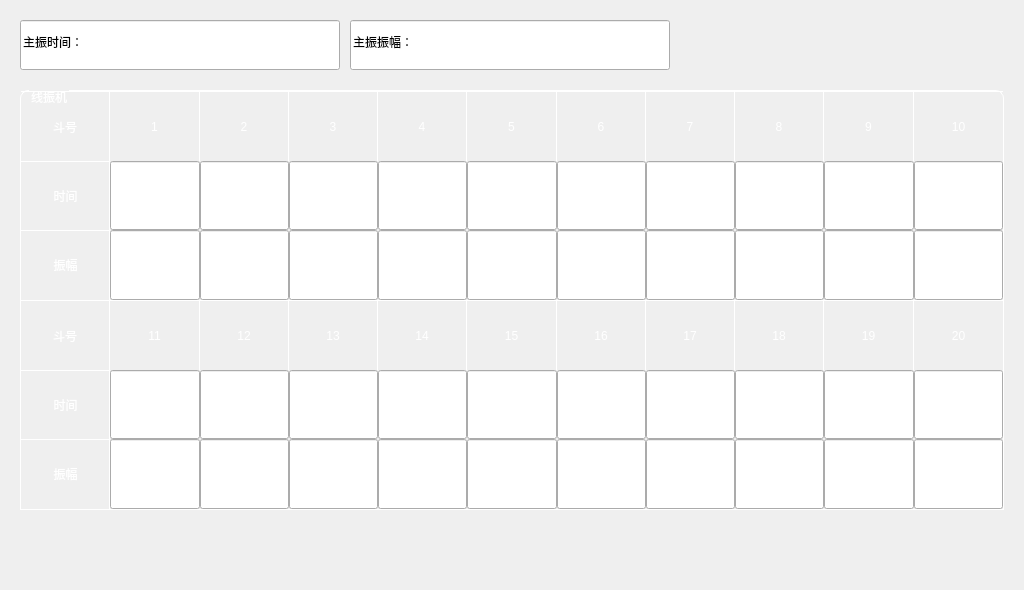
<?xml version="1.0" encoding="UTF-8"?>
<ui version="4.0">
 <class>FormMenuPSetVib</class>
 <widget class="QWidget" name="FormMenuPSetVib">
  <property name="geometry">
   <rect>
    <x>0</x>
    <y>0</y>
    <width>1024</width>
    <height>590</height>
   </rect>
  </property>
  <property name="windowTitle">
   <string>FormMenuPSetVib</string>
  </property>
  <widget class="QImageLineEdit" name="zz_sj">
   <property name="geometry">
    <rect>
     <x>20</x>
     <y>20</y>
     <width>320</width>
     <height>50</height>
    </rect>
   </property>
   <property name="whatsThis">
    <string>主振时间：?</string>
   </property>
   <property name="text">
    <string>主振时间：</string>
   </property>
  </widget>
  <widget class="QImageLineEdit" name="zz_zf">
   <property name="geometry">
    <rect>
     <x>350</x>
     <y>20</y>
     <width>320</width>
     <height>50</height>
    </rect>
   </property>
   <property name="whatsThis">
    <string>主振振幅：?</string>
   </property>
   <property name="text">
    <string>主振振幅：</string>
   </property>
  </widget>
  <widget class="QGroupBox" name="groupBox">
   <property name="geometry">
    <rect>
     <x>20</x>
     <y>90</y>
     <width>984</width>
     <height>420</height>
    </rect>
   </property>
   <property name="styleSheet">
    <string notr="true">QGroupBox {
color: white;
border: 1px solid white;
border-top-left-radius:8px;
border-top-right-radius:8px;
margin-top: 0.5em;
padding-top: 0.6em;
}
QGroupBox::title {
subcontrol-origin: margin;
left: 9px;
}</string>
   </property>
   <property name="title">
    <string>线振机</string>
   </property>
   <layout class="QVBoxLayout" name="verticalLayout">
    <property name="spacing">
     <number>0</number>
    </property>
    <property name="leftMargin">
     <number>0</number>
    </property>
    <property name="topMargin">
     <number>0</number>
    </property>
    <property name="rightMargin">
     <number>0</number>
    </property>
    <property name="bottomMargin">
     <number>0</number>
    </property>
    <item>
     <widget class="QWidget" name="widget" native="true">
      <property name="styleSheet">
       <string notr="true">QLabel, QPushButton {
border-top: 1px solid white;
border-right: 1px solid white;
color: white;
}</string>
      </property>
      <layout class="QGridLayout" name="gridLayout">
       <property name="leftMargin">
        <number>0</number>
       </property>
       <property name="topMargin">
        <number>0</number>
       </property>
       <property name="rightMargin">
        <number>0</number>
       </property>
       <property name="bottomMargin">
        <number>0</number>
       </property>
       <property name="spacing">
        <number>0</number>
       </property>
       <item row="0" column="2">
        <widget class="QLabel" name="dn_2">
         <property name="text">
          <string>2</string>
         </property>
         <property name="alignment">
          <set>Qt::AlignCenter</set>
         </property>
        </widget>
       </item>
       <item row="0" column="8">
        <widget class="QLabel" name="dn_8">
         <property name="text">
          <string>8</string>
         </property>
         <property name="alignment">
          <set>Qt::AlignCenter</set>
         </property>
        </widget>
       </item>
       <item row="0" column="6">
        <widget class="QLabel" name="dn_6">
         <property name="text">
          <string>6</string>
         </property>
         <property name="alignment">
          <set>Qt::AlignCenter</set>
         </property>
        </widget>
       </item>
       <item row="5" column="8">
        <widget class="QLineEdit" name="xz_zf_18">
         <property name="sizePolicy">
          <sizepolicy hsizetype="Ignored" vsizetype="Preferred">
           <horstretch>0</horstretch>
           <verstretch>0</verstretch>
          </sizepolicy>
         </property>
         <property name="alignment">
          <set>Qt::AlignCenter</set>
         </property>
        </widget>
       </item>
       <item row="5" column="10">
        <widget class="QLineEdit" name="xz_zf_20">
         <property name="sizePolicy">
          <sizepolicy hsizetype="Ignored" vsizetype="Preferred">
           <horstretch>0</horstretch>
           <verstretch>0</verstretch>
          </sizepolicy>
         </property>
         <property name="alignment">
          <set>Qt::AlignCenter</set>
         </property>
        </widget>
       </item>
       <item row="4" column="4">
        <widget class="QLineEdit" name="xz_sj_14">
         <property name="sizePolicy">
          <sizepolicy hsizetype="Ignored" vsizetype="Preferred">
           <horstretch>0</horstretch>
           <verstretch>0</verstretch>
          </sizepolicy>
         </property>
         <property name="alignment">
          <set>Qt::AlignCenter</set>
         </property>
        </widget>
       </item>
       <item row="3" column="5">
        <widget class="QLabel" name="dn_15">
         <property name="text">
          <string>15</string>
         </property>
         <property name="alignment">
          <set>Qt::AlignCenter</set>
         </property>
        </widget>
       </item>
       <item row="2" column="9">
        <widget class="QLineEdit" name="xz_zf_9">
         <property name="sizePolicy">
          <sizepolicy hsizetype="Ignored" vsizetype="Preferred">
           <horstretch>0</horstretch>
           <verstretch>0</verstretch>
          </sizepolicy>
         </property>
         <property name="alignment">
          <set>Qt::AlignCenter</set>
         </property>
        </widget>
       </item>
       <item row="4" column="10">
        <widget class="QLineEdit" name="xz_sj_20">
         <property name="sizePolicy">
          <sizepolicy hsizetype="Ignored" vsizetype="Preferred">
           <horstretch>0</horstretch>
           <verstretch>0</verstretch>
          </sizepolicy>
         </property>
         <property name="alignment">
          <set>Qt::AlignCenter</set>
         </property>
        </widget>
       </item>
       <item row="0" column="3">
        <widget class="QLabel" name="dn_3">
         <property name="text">
          <string>3</string>
         </property>
         <property name="alignment">
          <set>Qt::AlignCenter</set>
         </property>
        </widget>
       </item>
       <item row="1" column="7">
        <widget class="QLineEdit" name="xz_sj_7">
         <property name="sizePolicy">
          <sizepolicy hsizetype="Ignored" vsizetype="Preferred">
           <horstretch>0</horstretch>
           <verstretch>0</verstretch>
          </sizepolicy>
         </property>
         <property name="alignment">
          <set>Qt::AlignCenter</set>
         </property>
        </widget>
       </item>
       <item row="2" column="6">
        <widget class="QLineEdit" name="xz_zf_6">
         <property name="sizePolicy">
          <sizepolicy hsizetype="Ignored" vsizetype="Preferred">
           <horstretch>0</horstretch>
           <verstretch>0</verstretch>
          </sizepolicy>
         </property>
         <property name="alignment">
          <set>Qt::AlignCenter</set>
         </property>
        </widget>
       </item>
       <item row="4" column="1">
        <widget class="QLineEdit" name="xz_sj_11">
         <property name="sizePolicy">
          <sizepolicy hsizetype="Ignored" vsizetype="Preferred">
           <horstretch>0</horstretch>
           <verstretch>0</verstretch>
          </sizepolicy>
         </property>
         <property name="alignment">
          <set>Qt::AlignCenter</set>
         </property>
        </widget>
       </item>
       <item row="3" column="0">
        <widget class="QLabel" name="lab_5">
         <property name="text">
          <string>斗号</string>
         </property>
         <property name="alignment">
          <set>Qt::AlignCenter</set>
         </property>
         <property name="margin">
          <number>3</number>
         </property>
        </widget>
       </item>
       <item row="3" column="1">
        <widget class="QLabel" name="dn_11">
         <property name="text">
          <string>11</string>
         </property>
         <property name="alignment">
          <set>Qt::AlignCenter</set>
         </property>
        </widget>
       </item>
       <item row="2" column="1">
        <widget class="QLineEdit" name="xz_zf_1">
         <property name="sizePolicy">
          <sizepolicy hsizetype="Ignored" vsizetype="Preferred">
           <horstretch>0</horstretch>
           <verstretch>0</verstretch>
          </sizepolicy>
         </property>
         <property name="alignment">
          <set>Qt::AlignCenter</set>
         </property>
        </widget>
       </item>
       <item row="3" column="6">
        <widget class="QLabel" name="dn_16">
         <property name="text">
          <string>16</string>
         </property>
         <property name="alignment">
          <set>Qt::AlignCenter</set>
         </property>
        </widget>
       </item>
       <item row="2" column="4">
        <widget class="QLineEdit" name="xz_zf_4">
         <property name="sizePolicy">
          <sizepolicy hsizetype="Ignored" vsizetype="Preferred">
           <horstretch>0</horstretch>
           <verstretch>0</verstretch>
          </sizepolicy>
         </property>
         <property name="alignment">
          <set>Qt::AlignCenter</set>
         </property>
        </widget>
       </item>
       <item row="2" column="5">
        <widget class="QLineEdit" name="xz_zf_5">
         <property name="sizePolicy">
          <sizepolicy hsizetype="Ignored" vsizetype="Preferred">
           <horstretch>0</horstretch>
           <verstretch>0</verstretch>
          </sizepolicy>
         </property>
         <property name="alignment">
          <set>Qt::AlignCenter</set>
         </property>
        </widget>
       </item>
       <item row="3" column="3">
        <widget class="QLabel" name="dn_13">
         <property name="text">
          <string>13</string>
         </property>
         <property name="alignment">
          <set>Qt::AlignCenter</set>
         </property>
        </widget>
       </item>
       <item row="5" column="2">
        <widget class="QLineEdit" name="xz_zf_12">
         <property name="sizePolicy">
          <sizepolicy hsizetype="Ignored" vsizetype="Preferred">
           <horstretch>0</horstretch>
           <verstretch>0</verstretch>
          </sizepolicy>
         </property>
         <property name="alignment">
          <set>Qt::AlignCenter</set>
         </property>
        </widget>
       </item>
       <item row="1" column="1">
        <widget class="QLineEdit" name="xz_sj_1">
         <property name="sizePolicy">
          <sizepolicy hsizetype="Ignored" vsizetype="Preferred">
           <horstretch>0</horstretch>
           <verstretch>0</verstretch>
          </sizepolicy>
         </property>
         <property name="alignment">
          <set>Qt::AlignCenter</set>
         </property>
        </widget>
       </item>
       <item row="1" column="6">
        <widget class="QLineEdit" name="xz_sj_6">
         <property name="sizePolicy">
          <sizepolicy hsizetype="Ignored" vsizetype="Preferred">
           <horstretch>0</horstretch>
           <verstretch>0</verstretch>
          </sizepolicy>
         </property>
         <property name="alignment">
          <set>Qt::AlignCenter</set>
         </property>
        </widget>
       </item>
       <item row="3" column="9">
        <widget class="QLabel" name="dn_19">
         <property name="text">
          <string>19</string>
         </property>
         <property name="alignment">
          <set>Qt::AlignCenter</set>
         </property>
        </widget>
       </item>
       <item row="5" column="9">
        <widget class="QLineEdit" name="xz_zf_19">
         <property name="sizePolicy">
          <sizepolicy hsizetype="Ignored" vsizetype="Preferred">
           <horstretch>0</horstretch>
           <verstretch>0</verstretch>
          </sizepolicy>
         </property>
         <property name="alignment">
          <set>Qt::AlignCenter</set>
         </property>
        </widget>
       </item>
       <item row="2" column="0">
        <widget class="QPushButton" name="lab_3">
         <property name="sizePolicy">
          <sizepolicy hsizetype="Preferred" vsizetype="Preferred">
           <horstretch>0</horstretch>
           <verstretch>0</verstretch>
          </sizepolicy>
         </property>
         <property name="text">
          <string>振幅</string>
         </property>
        </widget>
       </item>
       <item row="3" column="2">
        <widget class="QLabel" name="dn_12">
         <property name="text">
          <string>12</string>
         </property>
         <property name="alignment">
          <set>Qt::AlignCenter</set>
         </property>
        </widget>
       </item>
       <item row="4" column="2">
        <widget class="QLineEdit" name="xz_sj_12">
         <property name="sizePolicy">
          <sizepolicy hsizetype="Ignored" vsizetype="Preferred">
           <horstretch>0</horstretch>
           <verstretch>0</verstretch>
          </sizepolicy>
         </property>
         <property name="alignment">
          <set>Qt::AlignCenter</set>
         </property>
        </widget>
       </item>
       <item row="2" column="7">
        <widget class="QLineEdit" name="xz_zf_7">
         <property name="sizePolicy">
          <sizepolicy hsizetype="Ignored" vsizetype="Preferred">
           <horstretch>0</horstretch>
           <verstretch>0</verstretch>
          </sizepolicy>
         </property>
         <property name="alignment">
          <set>Qt::AlignCenter</set>
         </property>
        </widget>
       </item>
       <item row="3" column="7">
        <widget class="QLabel" name="dn_17">
         <property name="text">
          <string>17</string>
         </property>
         <property name="alignment">
          <set>Qt::AlignCenter</set>
         </property>
        </widget>
       </item>
       <item row="3" column="8">
        <widget class="QLabel" name="dn_18">
         <property name="text">
          <string>18</string>
         </property>
         <property name="alignment">
          <set>Qt::AlignCenter</set>
         </property>
        </widget>
       </item>
       <item row="0" column="4">
        <widget class="QLabel" name="dn_4">
         <property name="text">
          <string>4</string>
         </property>
         <property name="alignment">
          <set>Qt::AlignCenter</set>
         </property>
        </widget>
       </item>
       <item row="5" column="6">
        <widget class="QLineEdit" name="xz_zf_16">
         <property name="sizePolicy">
          <sizepolicy hsizetype="Ignored" vsizetype="Preferred">
           <horstretch>0</horstretch>
           <verstretch>0</verstretch>
          </sizepolicy>
         </property>
         <property name="alignment">
          <set>Qt::AlignCenter</set>
         </property>
        </widget>
       </item>
       <item row="5" column="4">
        <widget class="QLineEdit" name="xz_zf_14">
         <property name="sizePolicy">
          <sizepolicy hsizetype="Ignored" vsizetype="Preferred">
           <horstretch>0</horstretch>
           <verstretch>0</verstretch>
          </sizepolicy>
         </property>
         <property name="alignment">
          <set>Qt::AlignCenter</set>
         </property>
        </widget>
       </item>
       <item row="5" column="3">
        <widget class="QLineEdit" name="xz_zf_13">
         <property name="sizePolicy">
          <sizepolicy hsizetype="Ignored" vsizetype="Preferred">
           <horstretch>0</horstretch>
           <verstretch>0</verstretch>
          </sizepolicy>
         </property>
         <property name="alignment">
          <set>Qt::AlignCenter</set>
         </property>
        </widget>
       </item>
       <item row="1" column="0">
        <widget class="QPushButton" name="lab_2">
         <property name="sizePolicy">
          <sizepolicy hsizetype="Preferred" vsizetype="Preferred">
           <horstretch>0</horstretch>
           <verstretch>0</verstretch>
          </sizepolicy>
         </property>
         <property name="text">
          <string>时间</string>
         </property>
        </widget>
       </item>
       <item row="4" column="5">
        <widget class="QLineEdit" name="xz_sj_15">
         <property name="sizePolicy">
          <sizepolicy hsizetype="Ignored" vsizetype="Preferred">
           <horstretch>0</horstretch>
           <verstretch>0</verstretch>
          </sizepolicy>
         </property>
         <property name="alignment">
          <set>Qt::AlignCenter</set>
         </property>
        </widget>
       </item>
       <item row="1" column="10">
        <widget class="QLineEdit" name="xz_sj_10">
         <property name="sizePolicy">
          <sizepolicy hsizetype="Ignored" vsizetype="Preferred">
           <horstretch>0</horstretch>
           <verstretch>0</verstretch>
          </sizepolicy>
         </property>
         <property name="alignment">
          <set>Qt::AlignCenter</set>
         </property>
        </widget>
       </item>
       <item row="5" column="5">
        <widget class="QLineEdit" name="xz_zf_15">
         <property name="sizePolicy">
          <sizepolicy hsizetype="Ignored" vsizetype="Preferred">
           <horstretch>0</horstretch>
           <verstretch>0</verstretch>
          </sizepolicy>
         </property>
         <property name="alignment">
          <set>Qt::AlignCenter</set>
         </property>
        </widget>
       </item>
       <item row="2" column="3">
        <widget class="QLineEdit" name="xz_zf_3">
         <property name="sizePolicy">
          <sizepolicy hsizetype="Ignored" vsizetype="Preferred">
           <horstretch>0</horstretch>
           <verstretch>0</verstretch>
          </sizepolicy>
         </property>
         <property name="alignment">
          <set>Qt::AlignCenter</set>
         </property>
        </widget>
       </item>
       <item row="1" column="8">
        <widget class="QLineEdit" name="xz_sj_8">
         <property name="sizePolicy">
          <sizepolicy hsizetype="Ignored" vsizetype="Preferred">
           <horstretch>0</horstretch>
           <verstretch>0</verstretch>
          </sizepolicy>
         </property>
         <property name="alignment">
          <set>Qt::AlignCenter</set>
         </property>
        </widget>
       </item>
       <item row="5" column="7">
        <widget class="QLineEdit" name="xz_zf_17">
         <property name="sizePolicy">
          <sizepolicy hsizetype="Ignored" vsizetype="Preferred">
           <horstretch>0</horstretch>
           <verstretch>0</verstretch>
          </sizepolicy>
         </property>
         <property name="alignment">
          <set>Qt::AlignCenter</set>
         </property>
        </widget>
       </item>
       <item row="1" column="4">
        <widget class="QLineEdit" name="xz_sj_4">
         <property name="sizePolicy">
          <sizepolicy hsizetype="Ignored" vsizetype="Preferred">
           <horstretch>0</horstretch>
           <verstretch>0</verstretch>
          </sizepolicy>
         </property>
         <property name="alignment">
          <set>Qt::AlignCenter</set>
         </property>
        </widget>
       </item>
       <item row="4" column="9">
        <widget class="QLineEdit" name="xz_sj_19">
         <property name="sizePolicy">
          <sizepolicy hsizetype="Ignored" vsizetype="Preferred">
           <horstretch>0</horstretch>
           <verstretch>0</verstretch>
          </sizepolicy>
         </property>
         <property name="alignment">
          <set>Qt::AlignCenter</set>
         </property>
        </widget>
       </item>
       <item row="3" column="4">
        <widget class="QLabel" name="dn_14">
         <property name="text">
          <string>14</string>
         </property>
         <property name="alignment">
          <set>Qt::AlignCenter</set>
         </property>
        </widget>
       </item>
       <item row="0" column="9">
        <widget class="QLabel" name="dn_9">
         <property name="text">
          <string>9</string>
         </property>
         <property name="alignment">
          <set>Qt::AlignCenter</set>
         </property>
        </widget>
       </item>
       <item row="1" column="5">
        <widget class="QLineEdit" name="xz_sj_5">
         <property name="sizePolicy">
          <sizepolicy hsizetype="Ignored" vsizetype="Preferred">
           <horstretch>0</horstretch>
           <verstretch>0</verstretch>
          </sizepolicy>
         </property>
         <property name="alignment">
          <set>Qt::AlignCenter</set>
         </property>
        </widget>
       </item>
       <item row="0" column="0">
        <widget class="QLabel" name="lab_1">
         <property name="text">
          <string>斗号</string>
         </property>
         <property name="alignment">
          <set>Qt::AlignCenter</set>
         </property>
         <property name="margin">
          <number>3</number>
         </property>
        </widget>
       </item>
       <item row="1" column="9">
        <widget class="QLineEdit" name="xz_sj_9">
         <property name="sizePolicy">
          <sizepolicy hsizetype="Ignored" vsizetype="Preferred">
           <horstretch>0</horstretch>
           <verstretch>0</verstretch>
          </sizepolicy>
         </property>
         <property name="alignment">
          <set>Qt::AlignCenter</set>
         </property>
        </widget>
       </item>
       <item row="4" column="3">
        <widget class="QLineEdit" name="xz_sj_13">
         <property name="sizePolicy">
          <sizepolicy hsizetype="Ignored" vsizetype="Preferred">
           <horstretch>0</horstretch>
           <verstretch>0</verstretch>
          </sizepolicy>
         </property>
         <property name="alignment">
          <set>Qt::AlignCenter</set>
         </property>
        </widget>
       </item>
       <item row="0" column="7">
        <widget class="QLabel" name="dn_7">
         <property name="text">
          <string>7</string>
         </property>
         <property name="alignment">
          <set>Qt::AlignCenter</set>
         </property>
        </widget>
       </item>
       <item row="1" column="2">
        <widget class="QLineEdit" name="xz_sj_2">
         <property name="sizePolicy">
          <sizepolicy hsizetype="Ignored" vsizetype="Preferred">
           <horstretch>0</horstretch>
           <verstretch>0</verstretch>
          </sizepolicy>
         </property>
         <property name="alignment">
          <set>Qt::AlignCenter</set>
         </property>
        </widget>
       </item>
       <item row="4" column="6">
        <widget class="QLineEdit" name="xz_sj_16">
         <property name="sizePolicy">
          <sizepolicy hsizetype="Ignored" vsizetype="Preferred">
           <horstretch>0</horstretch>
           <verstretch>0</verstretch>
          </sizepolicy>
         </property>
         <property name="alignment">
          <set>Qt::AlignCenter</set>
         </property>
        </widget>
       </item>
       <item row="0" column="5">
        <widget class="QLabel" name="dn_5">
         <property name="text">
          <string>5</string>
         </property>
         <property name="alignment">
          <set>Qt::AlignCenter</set>
         </property>
        </widget>
       </item>
       <item row="3" column="10">
        <widget class="QLabel" name="dn_20">
         <property name="styleSheet">
          <string notr="true">border-right: 0px;</string>
         </property>
         <property name="text">
          <string>20</string>
         </property>
         <property name="alignment">
          <set>Qt::AlignCenter</set>
         </property>
        </widget>
       </item>
       <item row="4" column="8">
        <widget class="QLineEdit" name="xz_sj_18">
         <property name="sizePolicy">
          <sizepolicy hsizetype="Ignored" vsizetype="Preferred">
           <horstretch>0</horstretch>
           <verstretch>0</verstretch>
          </sizepolicy>
         </property>
         <property name="alignment">
          <set>Qt::AlignCenter</set>
         </property>
        </widget>
       </item>
       <item row="5" column="1">
        <widget class="QLineEdit" name="xz_zf_11">
         <property name="sizePolicy">
          <sizepolicy hsizetype="Ignored" vsizetype="Preferred">
           <horstretch>0</horstretch>
           <verstretch>0</verstretch>
          </sizepolicy>
         </property>
         <property name="alignment">
          <set>Qt::AlignCenter</set>
         </property>
        </widget>
       </item>
       <item row="2" column="10">
        <widget class="QLineEdit" name="xz_zf_10">
         <property name="sizePolicy">
          <sizepolicy hsizetype="Ignored" vsizetype="Preferred">
           <horstretch>0</horstretch>
           <verstretch>0</verstretch>
          </sizepolicy>
         </property>
         <property name="alignment">
          <set>Qt::AlignCenter</set>
         </property>
        </widget>
       </item>
       <item row="4" column="7">
        <widget class="QLineEdit" name="xz_sj_17">
         <property name="sizePolicy">
          <sizepolicy hsizetype="Ignored" vsizetype="Preferred">
           <horstretch>0</horstretch>
           <verstretch>0</verstretch>
          </sizepolicy>
         </property>
         <property name="alignment">
          <set>Qt::AlignCenter</set>
         </property>
        </widget>
       </item>
       <item row="0" column="1">
        <widget class="QLabel" name="dn_1">
         <property name="text">
          <string>1</string>
         </property>
         <property name="alignment">
          <set>Qt::AlignCenter</set>
         </property>
        </widget>
       </item>
       <item row="0" column="10">
        <widget class="QLabel" name="dn_10">
         <property name="styleSheet">
          <string notr="true">border-right: 0px;</string>
         </property>
         <property name="text">
          <string>10</string>
         </property>
         <property name="alignment">
          <set>Qt::AlignCenter</set>
         </property>
        </widget>
       </item>
       <item row="2" column="8">
        <widget class="QLineEdit" name="xz_zf_8">
         <property name="sizePolicy">
          <sizepolicy hsizetype="Ignored" vsizetype="Preferred">
           <horstretch>0</horstretch>
           <verstretch>0</verstretch>
          </sizepolicy>
         </property>
         <property name="alignment">
          <set>Qt::AlignCenter</set>
         </property>
        </widget>
       </item>
       <item row="2" column="2">
        <widget class="QLineEdit" name="xz_zf_2">
         <property name="sizePolicy">
          <sizepolicy hsizetype="Ignored" vsizetype="Preferred">
           <horstretch>0</horstretch>
           <verstretch>0</verstretch>
          </sizepolicy>
         </property>
         <property name="alignment">
          <set>Qt::AlignCenter</set>
         </property>
        </widget>
       </item>
       <item row="1" column="3">
        <widget class="QLineEdit" name="xz_sj_3">
         <property name="sizePolicy">
          <sizepolicy hsizetype="Ignored" vsizetype="Preferred">
           <horstretch>0</horstretch>
           <verstretch>0</verstretch>
          </sizepolicy>
         </property>
         <property name="alignment">
          <set>Qt::AlignCenter</set>
         </property>
        </widget>
       </item>
       <item row="4" column="0">
        <widget class="QPushButton" name="lab_6">
         <property name="sizePolicy">
          <sizepolicy hsizetype="Preferred" vsizetype="Preferred">
           <horstretch>0</horstretch>
           <verstretch>0</verstretch>
          </sizepolicy>
         </property>
         <property name="text">
          <string>时间</string>
         </property>
        </widget>
       </item>
       <item row="5" column="0">
        <widget class="QPushButton" name="lab_7">
         <property name="sizePolicy">
          <sizepolicy hsizetype="Preferred" vsizetype="Preferred">
           <horstretch>0</horstretch>
           <verstretch>0</verstretch>
          </sizepolicy>
         </property>
         <property name="text">
          <string>振幅</string>
         </property>
        </widget>
       </item>
      </layout>
     </widget>
    </item>
   </layout>
  </widget>
 </widget>
 <customwidgets>
  <customwidget>
   <class>QImageLineEdit</class>
   <extends>QLineEdit</extends>
   <header>MWidget.h</header>
  </customwidget>
 </customwidgets>
 <resources/>
 <connections/>
</ui>
